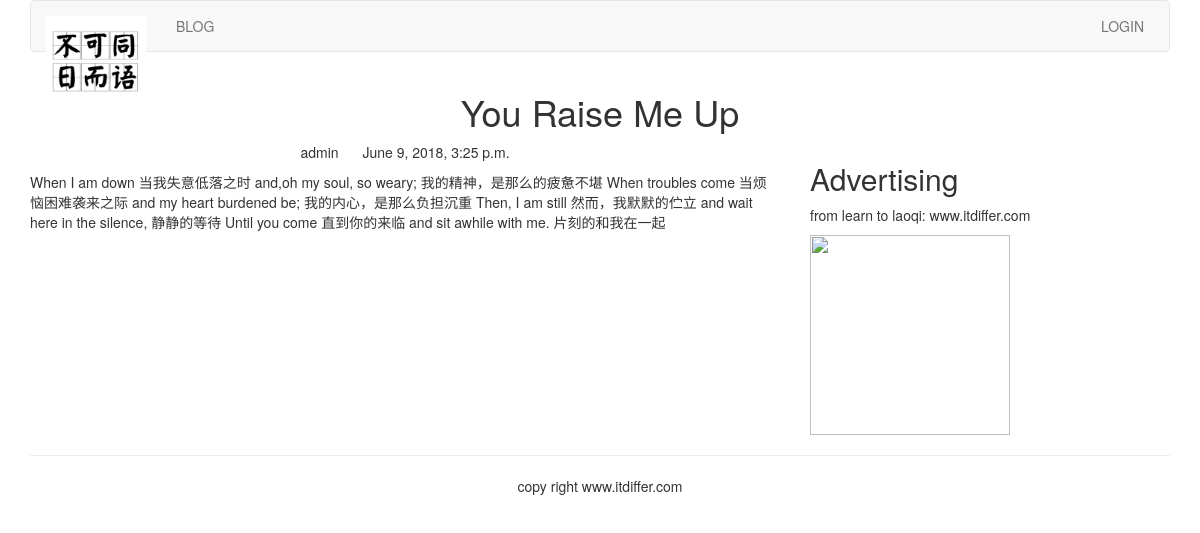
Page /blog/1/ on the committed database.
### blog/models.py (models this page shows, shortened)
class BlogArticles(models.Model):
    title = models.CharField(max_length=300)
    author =models.ForeignKey(User, related_name="blog_posts")
    body = models.TextField()
    publish = models.DateTimeField(default=timezone.now)
    class Meta:
        ordering = ("-publish",)

### blog/views.py (the view)
# urls.py: url(r'(?P<article_id>\d)/$', views.blog_article, name="blog_detail"),
def blog_article(request, article_id):
    article = get_object_or_404(BlogArticles, id=article_id)
    pub = article.publish
    return render(request, "blog/content.html", {"article":article, "publish":pub})

### templates/blog/content.html (shortened to what this page needs)
{% extends "base.html" %}
{% block content %}
<div class="row text-center vertical-middle-sm">
    <h1>{{ article.title }}</h1>
</div>
<div class="row">
    <div class="col-xs-12 col-md-8">
        <p class="text-center"><span>{{    article.author.username    }}</span>
            <span style="margin-left: 20px">{{ publish }}</span></p>
        <div>{{ article.body }}</div>
    </div>
    <div class="col-xs-6 col-md-4">
        <h2>Advertising</h2>
        <p>from learn to laoqi: www.itdiffer.com</p>
        <img width="200px" src="https://b244.photo.store.qq.com/psb?/V14ObrhL2MY2gB/h*dDAHiKbAAHHZNLyMKcg58c7aG.lpqTU0xMDeftAAQ!/m/dPQAAAAAAAAAnull&bo=8ADwAAAAAAACByM!&rf=photolist&t=5">
    </div>
</div>
{% endblock %}

### templates/base.html (shortened to what this page needs)
{% load staticfiles %}
<html lang="zh-cn">
<head>
    <link rel="stylesheet" href="{% static 'css/bootstrap.css' %}">
</head>
<body>
    {% include "header.html" %}
    <div class="container">
        {% block content %}{% endblock %}
    </div>
    {% include "footer.html" %}
</body>
</html>

### templates/header.html
{% load staticfiles %}
<div class="container">
    <nav class="navbar navbar-default" role="navigation">
        <div class="navbar-header">
            <a class="navbar-brand" href="http://www.itdiffer.com">
                <img src="{% static '/images/logo.jpg' %}" width="100px"></a>
        </div>
        <div>
            <ul class="nav navbar-nav" role="navigation">
                <li><a href="{% url 'blog:blog_title' %}">BLOG</a> </li>
            </ul>
            <ul class="nav navbar-nav navbar-right" style="margin-right: 10px">
                {% if user.is_authenticated %}
                <li><a href="#">{{ user.username }}</a></li>
                <li><a href="{% url 'account:user_logout' %}">Logout</a></li>
                {% else %}
                <li><a href="{% url 'account:user_login' %}">LOGIN</a> </li>
                {% endif %}
            </ul>
        </div>
    </nav>
</div>

### templates/footer.html
<div class="container">
    <hr>
    <p class="text-center">copy right www.itdiffer.com</p>
</div>

### rows in the picture
BlogArticles: title "You Raise Me Up", author.username "admin", publish "June 9, 2018, 3:25 p.m.", body "When I am down 当我失意低落之时 and,oh my soul, so weary; 我的精神，是那么的疲惫不堪 When troubles come 当烦恼困难袭来之际 and my heart burdened be; 我的内心，是那么负担沉重 Then, I am still 然而，我默默的伫立 and wait here in the silence, 静静的等待 Until you come 直到你的来临 and sit awhile with me. 片刻的和我在一起"
